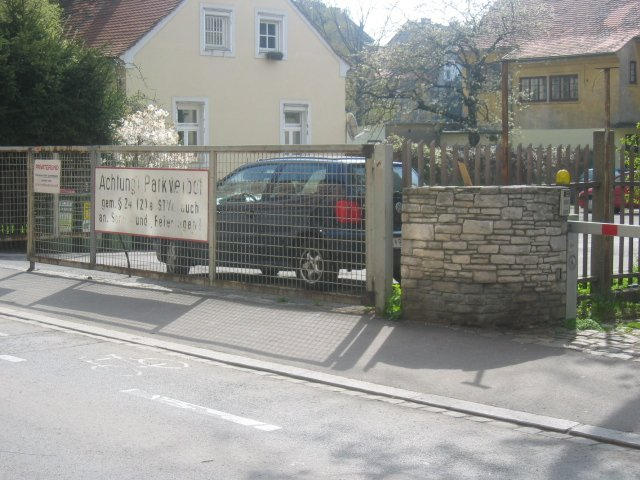
#> input picture data/carsgraz_002.jpg, 640 x 480 px
$ python -i processing.py   (imports and definitions only)
#> lines starting #> are read from the running program, lines starting #| are printed output that depends on the picture
# modules/processing.py
# Fungsi pemrosesan gambar CPU-bound
from typing import Dict, Tuple
from PIL import Image
import numpy as np
import math
import time
import os

def process_image_file(filepath: str, heavy: bool = False) -> Tuple[str, float, float, float, float]:
    # Proses gambar: load, resize, hitung rata-rata RGB
    # Jika heavy=True, tambah kerja CPU ekstra
#> called with filepath = '../data/carsgraz_002.jpg', heavy = False
    start = time.perf_counter()
    try:
        with Image.open(filepath) as img:
#> img is the input picture: PIL image 640x480 RGB; mean R, G, B 142.9, 143.4, 139
            img = img.convert("RGB")
            img = img.resize((128, 128), resample=Image.Resampling.LANCZOS)
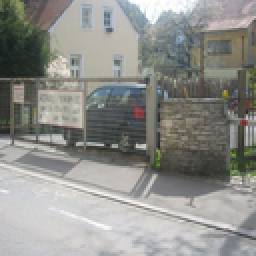
#> img: PIL image 128x128 RGB (shown 2 times larger); mean R, G, B 142.9, 143.4, 139
            if heavy:
                # Tambah kerja CPU: GaussianBlur + histogram
                from PIL import ImageFilter
                img = img.filter(ImageFilter.GaussianBlur(radius=2))
                img = img.filter(ImageFilter.GaussianBlur(radius=1))
                hist = img.histogram()
                _ = sum(hist) / len(hist)
            arr = np.array(img, dtype=np.float32)
            avg = arr.mean(axis=(0,1))
#> avg = [142.9, 143.4, 139]
        end = time.perf_counter()
        elapsed = end - start
        filename = os.path.basename(filepath)
        return (filename, float(avg[0]), float(avg[1]), float(avg[2]), elapsed)
    except Exception as e:
        end = time.perf_counter()
        elapsed = end - start
        filename = os.path.basename(filepath) if filepath else "<unknown>"
        return (filename, math.nan, math.nan, math.nan, elapsed)

>>> result = process_image_file('../data/carsgraz_002.jpg')
#> result = ('carsgraz_002.jpg', 142.9, 143.4, 139, 0.0718)

$ run again, on data/carsgraz_003.jpg
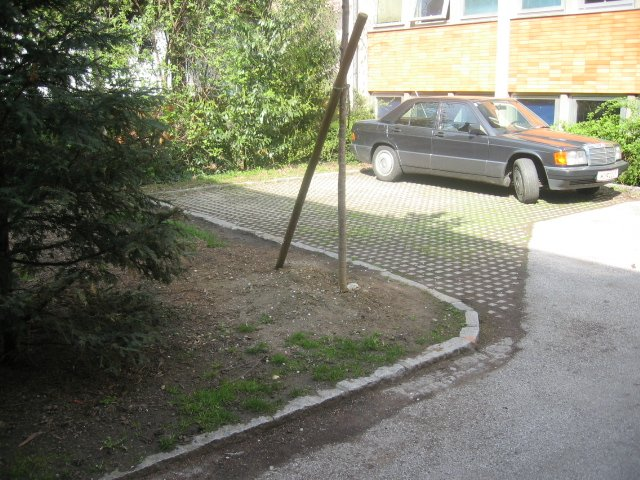
#> input picture data/carsgraz_003.jpg, 640 x 480 px
#> in process_image_file, img is the input picture: PIL image 640x480 RGB; mean R, G, B 124.3, 125.6, 109.7
#> in process_image_file, `img = img.resize((128, 128), resample=Image.Resampling.LANCZOS)`:
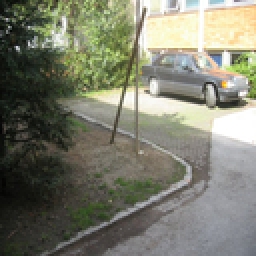
#> img: PIL image 128x128 RGB (shown 2 times larger); mean R, G, B 124.3, 125.6, 109.7
#> avg = [124.3, 125.6, 109.7]
#> result = ('carsgraz_003.jpg', 124.3, 125.6, 109.7, 0.076)

$ run again, on data/carsgraz_014.jpg
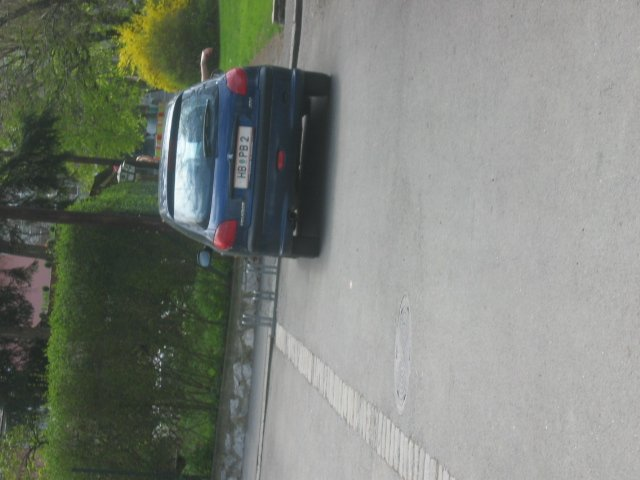
#> input picture data/carsgraz_014.jpg, 640 x 480 px
#> in process_image_file, img is the input picture: PIL image 640x480 RGB; mean R, G, B 124.7, 129.6, 121.9
#> in process_image_file, `img = img.resize((128, 128), resample=Image.Resampling.LANCZOS)`:
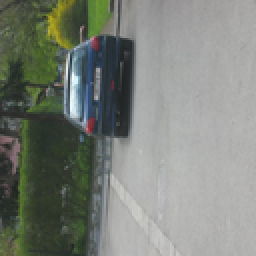
#> img: PIL image 128x128 RGB (shown 2 times larger); mean R, G, B 124.7, 129.6, 121.9
#> avg = [124.7, 129.6, 121.9]
#> result = ('carsgraz_014.jpg', 124.7, 129.6, 121.9, 0.0696)

$ run again, on data/carsgraz_015.jpg
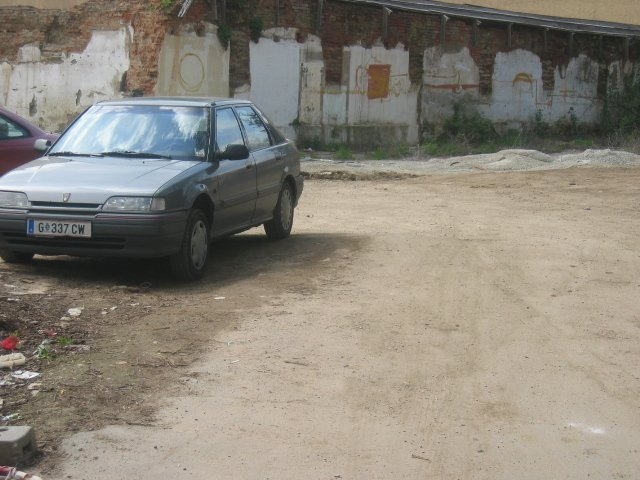
#> input picture data/carsgraz_015.jpg, 640 x 480 px
#> in process_image_file, img is the input picture: PIL image 640x480 RGB; mean R, G, B 138.5, 132.6, 121.9
#> in process_image_file, `img = img.resize((128, 128), resample=Image.Resampling.LANCZOS)`:
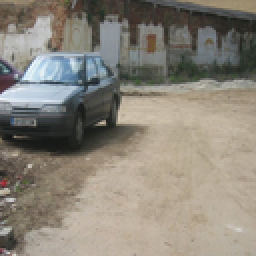
#> img: PIL image 128x128 RGB (shown 2 times larger); mean R, G, B 138.5, 132.6, 121.9
#> avg = [138.5, 132.6, 121.9]
#> result = ('carsgraz_015.jpg', 138.5, 132.6, 121.9, 0.0718)
